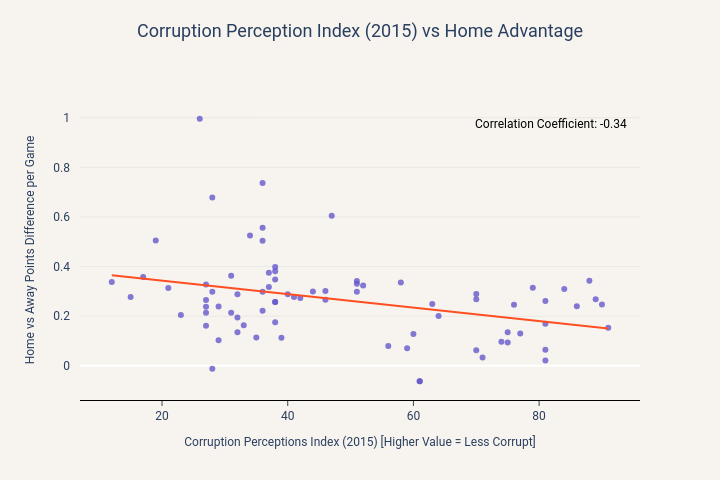

The notebook cell saved with this chart:
### Code cell
# Assuming you have a merged DataFrame named 'df_plot' that contains 
# 'cpi_2015', 'points_diff_per_game', and 'avg_gdp' (or just 'gdp')

fig = px.scatter(
    df_merged,
    x='Corruption Perceptions Index',
    y='points_diff_per_game',
    
    hover_name='Country', # Sets the bold title of the tooltip to the Country
    hover_data={
        'Country': False,         
        'Corruption Perceptions Index': True, 
        'points_diff_per_game': ':.3f'
    },
    
    color_discrete_sequence=['#6457CB'],
    opacity=0.8,  
    
    trendline='ols',                   # Fits a linear regression model through the data
    trendline_color_override='#FF4E22',
    
    title='Corruption Perception Index (2015) vs Home Advantage',
    labels={
        'Corruption Perceptions Index': 'Corruption Perception Index (2015)',
        'points_diff_per_game': 'Points diff. per game',
    }
)

corr_coef = df_merged['Corruption Perceptions Index'].corr(df_merged['points_diff_per_game'])
fig.add_annotation(
    x=0.98,
    y=0.95,
    xref='paper',
    yref='paper',
    text=f'Correlation Coefficient: {corr_coef:.2f}',
    showarrow=False,
    font=dict(family='Roboto', size=12, color='black'),
    borderwidth=1
)

# Apply axis styling (X solid with trims/ticks, Y hidden line/ticks)
fig.update_xaxes(
    showgrid=False,
    showline=True, 
    linecolor='black', 
    linewidth=1,
    ticks='outside', 
    title_font=dict(size=12),
    title_text='Corruption Perceptions Index (2015) [Higher Value = Less Corrupt]',
    #range=[-1, 1.5],
    anchor='free',
    #shift=10
)
fig.update_yaxes(
    showgrid=True,
    gridcolor='rgba(0, 0, 0, 0.1)',
    gridwidth=0.5,
    showline=False, 
    anchor='free',
    shift=-10,
    ticks='', 
    title_font=dict(size=12),
    title_text='Home vs Away Points Difference per Game',
)

# Apply exact figure size, fonts, and background colors
fig.update_layout(
    width=720,
    height=480,
    font=dict(family='Roboto'),
    plot_bgcolor='#f7f4ef',
    paper_bgcolor='#f7f4ef',
    
    title_x=0.5,        # Centers the title horizontally
    title_y=0.95,       # Moves the title slightly down from the top edge
    title_font_size=18,

    hoverlabel=dict(
        bgcolor="#dcd1c0",
        bordercolor="hsl(0, 0%, 30%)",
        font=dict(family='Roboto', size=10),
        showarrow=False  
    )
)

fig.write_html('Corruption vs Home Advantage.html')
fig.write_image('Corruption vs Home Advantage.png')
fig.show()

### Figure 1 — Plotly figure (JSON) as saved in the notebook; plotly's stock layout.template omitted (floating-point values rounded to 4 significant figures)
{"data": [{"customdata": [["Algeria"], ["Angola"], ["Argentina"], ["Australia"], ["Austria"], ["Azerbaijan"], ["Belarus"], ["Belgium"], ["Bolivia"], ["Bosnia"], ["Brazil"], ["Bulgaria"], ["Cameroon"], ["Chile"], ["China"], ["Colombia"], ["Congo"], ["Croatia"], ["Cyprus"], ["Denmark"], ["Ecuador"], ["Egypt"], ["Estonia"], ["Finland"], ["France"], ["Georgia"], ["Germany"], ["Ghana"], ["Greece"], ["Guatemala"], ["Honduras"], ["Hungary"], ["India"], ["Indonesia"], ["Iran"], ["Ireland"], ["Israel"], ["Italy"], ["Japan"], ["Kazakhstan"], ["Latvia"], ["Lebanon"], ["Lithuania"], ["Mali"], ["Mexico"], ["Moldova"], ["Morocco"], ["Netherlands"], ["Nicaragua"], ["Nigeria"], ["Norway"], ["Panama"], ["Paraguay"], ["Peru"], ["Poland"], ["Portugal"], ["Qatar"], ["Romania"], ["Russia"], ["Serbia"], ["Slovakia"], ["Slovenia"], ["Spain"], ["Sudan"], ["Sweden"], ["Switzerland"], ["Thailand"], ["Tunisia"], ["Turkey"], ["Ukraine"], ["England"], ["Scotland"], ["Wales"], ["Uruguay"], ["Uzbekistan"], ["Venezuela"], ["Zambia"], ["Zimbabwe"]], "hovertemplate": "<b>%{hovertext}</b><br><br>Corruption Perception Index (2015)=%{x}<br>Points diff. per game=%{y:.3f}<extra></extra>", "hovertext": ["Algeria", "Angola", "Argentina", "Australia", "Austria", "Azerbaijan", "Belarus", "Belgium", "Bolivia", "Bosnia", "Brazil", "Bulgaria", "Cameroon", "Chile", "China", "Colombia", "Congo", "Croatia", "Cyprus", "Denmark", "Ecuador", "Egypt", "Estonia", "Finland", "France", "Georgia", "Germany", "Ghana", "Greece", "Guatemala", "Honduras", "Hungary", "India", "Indonesia", "Iran", "Ireland", "Israel", "Italy", "Japan", "Kazakhstan", "Latvia", "Lebanon", "Lithuania", "Mali", "Mexico", "Moldova", "Morocco", "Netherlands", "Nicaragua", "Nigeria", "Norway", "Panama", "Paraguay", "Peru", "Poland", "Portugal", "Qatar", "Romania", "Russia", "Serbia", "Slovakia", "Slovenia", "Spain", "Sudan", "Sweden", "Switzerland", "Thailand", "Tunisia", "Turkey", "Ukraine", "England", "Scotland", "Wales", "Uruguay", "Uzbekistan", "Venezuela", "Zambia", "Zimbabwe"], "legendgroup": "", "marker": {"color": "#6457CB", "opacity": 0.8, "symbol": "circle"}, "mode": "markers", "name": "", "orientation": "v", "showlegend": false, "type": "scatter", "x": [36, 15, 32, 79, 76, 29, 32, 77, 34, 38, 38, 41, 27, 70, 37, 37, 23, 51, 61, 91, 32, 36, 70, 90, 70, 52, 81, 47, 46, 28, 31, 51, 38, 36, 27, 75, 61, 44, 75, 28, 56, 28, 59, 35, 31, 33, 36, 84, 27, 26, 88, 39, 27, 36, 63, 64, 71, 46, 29, 40, 51, 60, 58, 12, 89, 86, 38, 38, 42, 27, 81, 81, 81, 74, 19, 17, 38, 21], "xaxis": "x", "y": [0.5566, 0.2775, 0.1944, 0.3146, 0.2464, 0.1029, 0.1348, 0.1303, 0.5257, 0.3482, 0.3978, 0.2769, 0.2656, 0.2894, 0.3177, 0.3747, 0.2048, 0.3414, -0.06233, 0.1531, 0.288, 0.2222, 0.06233, 0.2472, 0.2686, 0.3239, 0.1691, 0.6048, 0.3017, 0.6787, 0.3627, 0.2984, 0.1756, 0.7372, 0.2385, 0.09407, -0.0622, 0.2993, 0.1355, 0.2982, 0.07973, -0.01235, 0.07073, 0.1143, 0.2138, 0.1633, 0.2987, 0.3094, 0.3276, 0.9959, 0.3429, 0.113, 0.161, 0.5043, 0.2493, 0.2011, 0.03329, 0.2663, 0.2386, 0.2881, 0.3303, 0.1279, 0.3358, 0.3381, 0.2685, 0.2405, 0.2575, 0.3807, 0.2731, 0.2136, 0.2608, 0.02121, 0.06514, 0.09742, 0.5047, 0.3581, 0.2567, 0.3132], "yaxis": "y"}, {"hovertemplate": "<b>OLS trendline</b><br>points_diff_per_game = -0.00271356 * Corruption Perceptions Index + 0.397116<br>R<sup>2</sup>=0.116780<br><br>Corruption Perception Index (2015)=%{x}<br>Points diff. per game=%{y:.3f} <b>(trend)</b><extra></extra>", "legendgroup": "", "line": {"color": "#FF4E22"}, "marker": {"color": "#6457CB", "symbol": "circle"}, "mode": "lines", "name": "", "showlegend": false, "type": "scatter", "x": [12, 15, 17, 19, 21, 23, 26, 27, 27, 27, 27, 27, 28, 28, 28, 29, 29, 31, 31, 32, 32, 32, 33, 34, 35, 36, 36, 36, 36, 36, 37, 37, 38, 38, 38, 38, 38, 38, 39, 40, 41, 42, 44, 46, 46, 47, 51, 51, 51, 52, 56, 58, 59, 60, 61, 61, 63, 64, 70, 70, 70, 71, 74, 75, 75, 76, 77, 79, 81, 81, 81, 81, 84, 86, 88, 89, 90, 91], "xaxis": "x", "y": [0.3646, 0.3564, 0.351, 0.3456, 0.3401, 0.3347, 0.3266, 0.3238, 0.3238, 0.3238, 0.3238, 0.3238, 0.3211, 0.3211, 0.3211, 0.3184, 0.3184, 0.313, 0.313, 0.3103, 0.3103, 0.3103, 0.3076, 0.3049, 0.3021, 0.2994, 0.2994, 0.2994, 0.2994, 0.2994, 0.2967, 0.2967, 0.294, 0.294, 0.294, 0.294, 0.294, 0.294, 0.2913, 0.2886, 0.2859, 0.2831, 0.2777, 0.2723, 0.2723, 0.2696, 0.2587, 0.2587, 0.2587, 0.256, 0.2452, 0.2397, 0.237, 0.2343, 0.2316, 0.2316, 0.2262, 0.2234, 0.2072, 0.2072, 0.2072, 0.2045, 0.1963, 0.1936, 0.1936, 0.1909, 0.1882, 0.1827, 0.1773, 0.1773, 0.1773, 0.1773, 0.1692, 0.1637, 0.1583, 0.1556, 0.1529, 0.1502], "yaxis": "y"}], "layout": {"annotations": [{"borderwidth": 1, "font": {"color": "black", "family": "Roboto", "size": 12}, "showarrow": false, "text": "Correlation Coefficient: -0.34", "x": 0.98, "xref": "paper", "y": 0.95, "yref": "paper"}], "font": {"family": "Roboto"}, "height": 480, "hoverlabel": {"bgcolor": "#dcd1c0", "bordercolor": "hsl(0, 0%, 30%)", "font": {"family": "Roboto", "size": 10}, "showarrow": false}, "legend": {"tracegroupgap": 0}, "paper_bgcolor": "#f7f4ef", "plot_bgcolor": "#f7f4ef", "title": {"font": {"size": 18}, "text": "Corruption Perception Index (2015) vs Home Advantage", "x": 0.5, "y": 0.95}, "width": 720, "xaxis": {"anchor": "free", "domain": [0, 1], "linecolor": "black", "linewidth": 1, "showgrid": false, "showline": true, "ticks": "outside", "title": {"font": {"size": 12}, "text": "Corruption Perceptions Index (2015) [Higher Value = Less Corrupt]"}}, "yaxis": {"anchor": "free", "domain": [0, 1], "gridcolor": "rgba(0, 0, 0, 0.1)", "gridwidth": 0.5, "shift": -10, "showgrid": true, "showline": false, "ticks": "", "title": {"font": {"size": 12}, "text": "Home vs Away Points Difference per Game"}}}}
